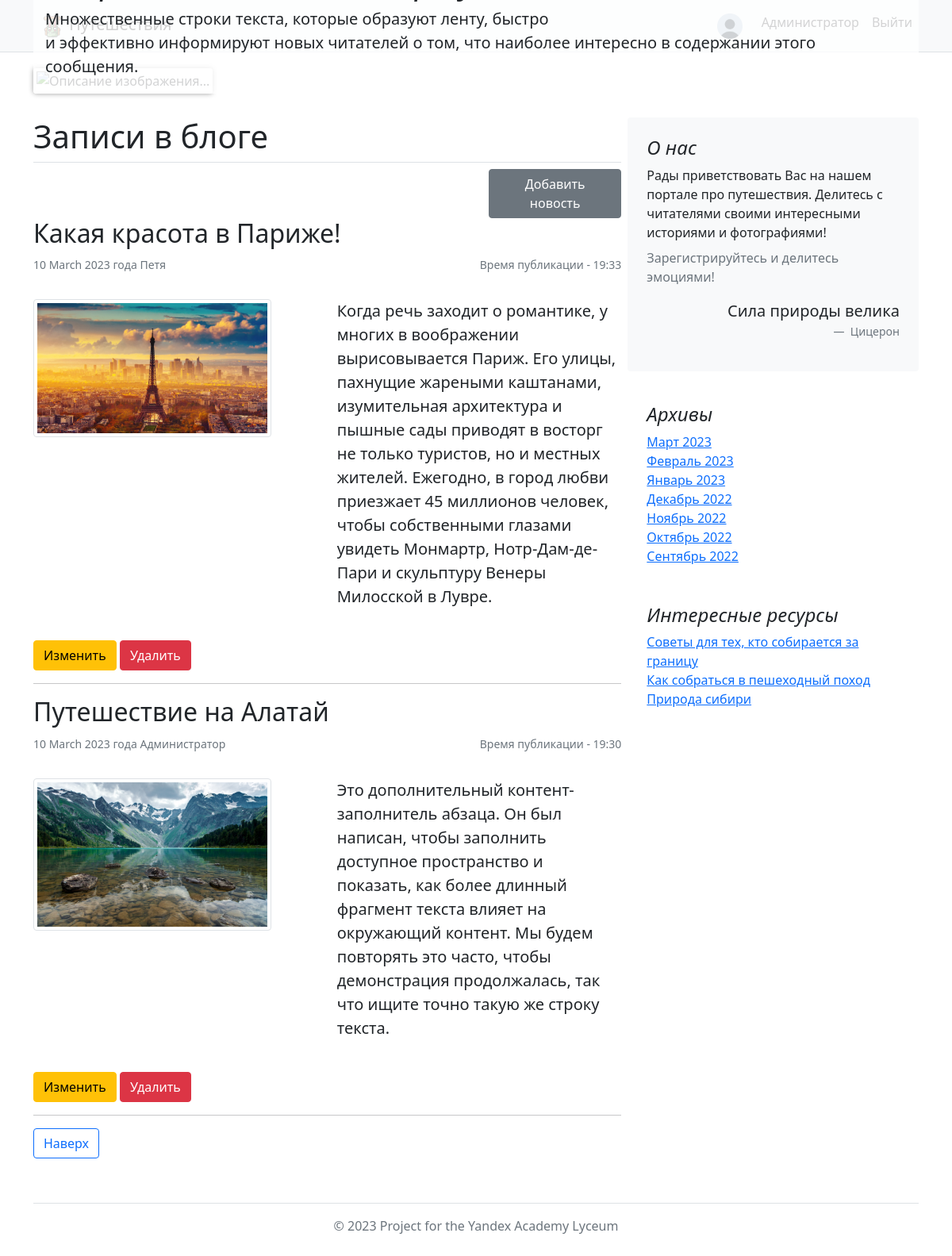
Page /home (signed in) on the committed database.
### data/users.py (models this page shows, shortened)
class User(SqlAlchemyBase, UserMixin):
    __tablename__ = 'users'
    id = Column(Integer, primary_key=True, autoincrement=True)
    name = Column(String(50), nullable=True)
    email = Column(String(50), unique=True,
                   index=True, nullable=True)
    password = Column(String(500), nullable=True)
    role = Column(String(), default='user')
    date = Column(DateTime, default=datetime.now)
    avatar = Column(BLOB, default=None)
    news = orm.relationship("News", back_populates='user')
    def get_id(self):
        return self.id

### data/news.py (models this page shows)
class News(SqlAlchemyBase):
    __tablename__ = 'news'
    id = Column(Integer, primary_key=True, autoincrement=True)
    title = Column(String(100), nullable=True, index=True)
    content = Column(String(), nullable=True)
    date = Column(DateTime, default=datetime.now)
    img = Column(String(), default=None)
    user_id = Column(Integer, ForeignKey('users.id'))
    user = orm.relationship('User')
    my_format_data = "%d %B %Y"
    time_format = '%H:%M'

### server.py (the view)
@app.route('/')
@app.route('/home')
def index():
    db_sess = db_session.create_session()
    news = db_sess.query(News)
    users = db_sess.query(User)
    count_news = len(news.all())
    return render_template("index.html",title='Главная', news=news, users=users, count_news=count_news, User=User)

### data/db_session.py (called while the page is built)
def create_session() -> Session:
    global __factory
    return __factory()

### server.py (called while the page is built)
@login_manager.user_loader
def load_user(user_id):
    db_sess = db_session.create_session()
    return db_sess.query(User).get(user_id)

### templates/index.html (shortened to what this page needs)
{% extends 'base.html' %}
{% block content %}
<div class="container">
<div class="img__container">
  <img src="static/img/main/header.jpg" class="image img_wrap" alt="Описание изображения...">
  <div class="img__description">
    <p class="lead my-1">Множественные строки текста, которые образуют ленту, быстро<br> и эффективно информируют новых читателей о том, что наиболее интересно в содержании этого сообщения.</p>
  </div>
</div>
</div>
<div class="container">
    <p>
 <div class="row g-2">
    <div class="col-md-8">
      <div class="row">
        <article id="blog"><div class="col-12"><h2 class="pb-2 mb-2 border-bottom display-6">Записи в блоге</h2></div></article>
        <div class="col"></div>
        <div class="col"></div>
        <div class="col">
        </div>
        <div class="col">
          {% if current_user.is_authenticated %}
            <a href="news" class="btn btn-secondary">Добавить новость</a>
            {% endif %}
        </div>
      </div>
        {% for i in range(count_news - 1, -1, -1) %}
        <div class="col-md8 ">
          <h2 class="blog-post-title">{{news[i].title}}</h2>
          <div class="row">
            <div class="col">
              <p class="text"><small class="text-muted ">{{news[i].date.date().strftime(news[i].my_format_data)}} года {{news[i].user.name}}</small></p>
            </div>
            <div class="col">
              <p class="text-end"><small class="text-muted ">Время публикации - {{news[i].date.time().strftime(news[i].time_format)}} </small></p>
            </div>
            </div>
            <div>
              <p>
                {% if news[i].img %}
                <div class="row">
                  <div class="col"><img src="../static/uploads/{{news[i].img}}" class="img-thumbnail" alt="..." width="300"></div>
                  <div class="col"><p class="lead ">{{news[i].content}}</p></div>
                </div>
                {% else %}
              <p class="lead">{{news[i].content}}</p>
                 {% endif %}
            </div>
          <br>
            {% if current_user.is_authenticated %}
              {% if current_user == news[i].user or users.filter(User.id == current_user.id).first().role  == 'admin' %}
              <div>
                <a href="/news/{{ news[i].id }}" class="btn btn-warning">Изменить</a>
                <a href="/news_delete/{{ news[i].id }}" class="btn btn-danger">Удалить</a>
              </div>
              {% endif %}
            {% endif %}
         </div>
        <hr>
        {% endfor %}
      <nav class="blog-pagination" aria-label="Pagination">
        <a class="btn btn-outline-primary" href="#">Наверх</a>
      </nav>
    </div>
    <div class="col-md-4">
      <div class="position-sticky" style="top: 2rem;">
        <div class="p-4 mb-3 bg-light rounded">
          <h4 class="fst-italic">О нас</h4>
          <p class="mb-2">
            Рады приветствовать Вас на нашем портале про путешествия.
            Делитесь с читателями своими интересными историями и фотографиями!
            <p class="text-muted">Зарегистрируйтесь и делитесь эмоциями!</p>
            <p class="text-end"><figure class="text-end">
              <blockquote class="blockquote">
                <p>Сила природы велика</p>
              </blockquote>
              <figcaption class="blockquote-footer">
                Цицерон
              </figcaption>
            </figure></p>
          </p>
        </div>
        <div class="p-4">
          <h4 class="fst-italic">Архивы</h4>
          <ol class="list-unstyled mb-0">
            <li><a href="/archiv">Март 2023</a></li>
            <li><a href="/archiv_not">Февраль 2023</a></li>
            <li><a href="/archiv_not">Январь 2023</a></li>
            <li><a href="/archiv_not">Декабрь 2022</a></li>
            <li><a href="/archiv_not">Ноябрь 2022</a></li>
            <li><a href="/archiv_not">Октябрь 2022</a></li>
            <li><a href="/archiv_not">Сентябрь 2022</a></li>
          </ol>
        </div>
        <div class="p-4">
          <h4 class="fst-italic">Интересные ресурсы</h4>
          <ol class="list-unstyled">
            <li><a href="https://miridei.com/idei-puteshestvii/puteshestvenniku-na-zametku/20_sovetov_dlya_turistov_kotorye_vpervye_sobirayutsya_zagranitsu/" target="_blank">Советы для тех, кто собирается за границу</a></li>
            <li><a href="https://mygeografi.ru/kak-pravilno-sobratsya-v-poxod-sovety" target="_blank">Как собраться в пешеходный поход</a></li>
            <li><a href="https://www.vpoxod.ru/page/toponym/sibir_info" target="_blank">Природа сибири</a></li>
          </ol>
        </div>
      </div>
    </div>
  </div>
</div>
{% endblock %}

### templates/base.html (shortened to what this page needs)
<!doctype html>
<html lang="ru">
<head>
    <link href="https://cdn.jsdelivr.net/npm/bootstrap@5.1.3/dist/css/bootstrap.min.css" rel="stylesheet">
    <link rel="stylesheet" href="https://cdn.jsdelivr.net/npm/bootstrap-icons@1.10.2/font/bootstrap-icons.css">
    <link rel="stylesheet" href="{{url_for('static', filename='css/main.css')}}">
</head>
<body>
<nav class="navbar navbar-expand-lg navbar-light bg-light border-bottom">
    <div class="container d-flex flex-wrap">
      <a href="/home" class="nav-link link-dark px-2 navbar-brand">
      <img src="{{url_for('static', filename='img/ico/header.png')}}" alt="" width="32" height="32" class="d-inline-block align-text-top">
      Путешествия
      </a>
      <div class="collapse navbar-collapse" id="navbarTogglerDemo02">
          <ul class="nav">
              {% if current_user.is_authenticated %}
                  <li class="nav-item>"><a href="#" class="nav-link"><img src="{{url_for('static', filename='img/ico/account.png')}}" class="d-inline-block align-text-top" width="32" height="32" title="Профиль"></a></li>
                  <li class="nav-item>"><a href="#" class="nav-link link-dark px-2">{{ current_user.name }}</a></li>
                  <li class="nav-item"><a href="/logout" class="nav-link link-dark px-2">Выйти</a></li>
              {% else %}
                  <li class="nav-item"><a href="/login" class="nav-link link-dark px-2">Войти</a></li>
                  <li class="nav-item"><a href="/register" class="nav-link link-dark px-2">Регистрация</a></li>
              {% endif %}
          </ul>
      </div>
    </div>
  </nav>
    {% block content %}{% endblock %}
   <div class="container">
  <footer class="py-3 my-4">
    <ul class="nav justify-content-center border-bottom pb-3 mb-3">
    </ul>
    <p class="text-center text-muted">© 2023 Project for the Yandex Academy Lyceum</p>
  </footer>
</div>
</body>
</html>

### static/css/main.css (style rules this page uses)
.img__container { position: relative; margin: 20px auto 30px auto; }
.img__container>img { display: inline-block; background-size: cover; max-width: 100%; border-radius: 4px; box-shadow: 0 0 6px #9E9E9E; border: 4px solid #fff; }
.img__description { position: absolute; left: 0; right: 0; bottom: 0; padding: 15px; background-color: rgba(255, 255, 255, 0.8); border-bottom-left-radius: 4px; border-bottom-right-radius: 4px; }

### rows in the picture
User: name "Администратор", name "Администратор"
News: title "Какая красота в Париже!", date "10 March 2023", date "19:33", img (picture), content "Когда речь заходит о романтике, у многих в воображении вырисовывается Париж. Его улицы, пахнущие жареными каштанами, изумительная архитектура и пышные сады приводят в восторг не только туристов, но и местных жителей. Ежегодно, в город любви приезжает 45 миллионов человек, чтобы собственными глазами увидеть Монмартр, Нотр-Дам-де-Пари и скульптуру Венеры Милосской в Лувре."
User: name "Петя"
News: title "Путешествие на Алатай", date "10 March 2023", date "19:30", img (picture), content "Это дополнительный контент-заполнитель абзаца. Он был написан, чтобы заполнить доступное пространство и показать, как более длинный фрагмент текста влияет на окружающий контент. Мы будем повторять это часто, чтобы демонстрация продолжалась, так что ищите точно такую же строку текста."
